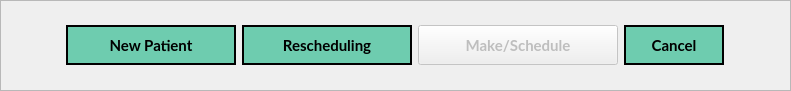
      <widget class="QFrame" name="ViewBtns_Frame_4">
       <property name="geometry">
        <rect>
         <x>290</x>
         <y>110</y>
         <width>791</width>
         <height>91</height>
        </rect>
       </property>
       <property name="styleSheet">
        <string notr="true">QFrame {
	border-image: none;
	background-color: none;
}</string>
       </property>
       <property name="frameShape">
        <enum>QFrame::StyledPanel</enum>
       </property>
       <property name="frameShadow">
        <enum>QFrame::Raised</enum>
       </property>
       <layout class="QHBoxLayout" name="horizontalLayout_14">
        <item>
         <layout class="QHBoxLayout" name="horizontalLayout_15">
          <item>
           <widget class="QPushButton" name="NewPatient_Btn_4">
            <property name="enabled">
             <bool>true</bool>
            </property>
            <property name="minimumSize">
             <size>
              <width>170</width>
              <height>40</height>
             </size>
            </property>
            <property name="maximumSize">
             <size>
              <width>120</width>
              <height>16777215</height>
             </size>
            </property>
            <property name="font">
             <font>
              <family>Lato</family>
              <pointsize>11</pointsize>
              <weight>75</weight>
              <bold>true</bold>
             </font>
            </property>
            <property name="cursor">
             <cursorShape>PointingHandCursor</cursorShape>
            </property>
            <property name="styleSheet">
             <string notr="true">QPushButton {
	border-image: none;
	background-color: #6ECCAF;
	color: black;
	border: 2px solid black;
}

QPushButton::hover {
	background-color: rgb(139, 231, 100);
	color: white;
}

</string>
            </property>
            <property name="text">
             <string>New Patient</string>
            </property>
           </widget>
          </item>
          <item>
           <widget class="QPushButton" name="DisplayReschedule_Btn_4">
            <property name="enabled">
             <bool>true</bool>
            </property>
            <property name="minimumSize">
             <size>
              <width>170</width>
              <height>40</height>
             </size>
            </property>
            <property name="maximumSize">
             <size>
              <width>120</width>
              <height>16777215</height>
             </size>
            </property>
            <property name="font">
             <font>
              <family>Lato</family>
              <pointsize>11</pointsize>
              <weight>75</weight>
              <bold>true</bold>
             </font>
            </property>
            <property name="cursor">
             <cursorShape>PointingHandCursor</cursorShape>
            </property>
            <property name="styleSheet">
             <string notr="true">QPushButton {
	border-image: none;
	background-color: #6ECCAF;
	color: black;
	border: 2px solid black;
}

QPushButton::hover {
	background-color: rgb(139, 231, 100);
	color: white;
}

</string>
            </property>
            <property name="text">
             <string>Rescheduling</string>
            </property>
           </widget>
          </item>
          <item>
           <widget class="QPushButton" name="DisplaySchedule_Btn_4">
            <property name="enabled">
             <bool>false</bool>
            </property>
            <property name="minimumSize">
             <size>
              <width>200</width>
              <height>40</height>
             </size>
            </property>
            <property name="maximumSize">
             <size>
              <width>200</width>
              <height>16777215</height>
             </size>
            </property>
            <property name="font">
             <font>
              <family>Lato</family>
              <pointsize>11</pointsize>
              <weight>75</weight>
              <bold>true</bold>
             </font>
            </property>
            <property name="cursor">
             <cursorShape>PointingHandCursor</cursorShape>
            </property>
            <property name="styleSheet">
             <string notr="true">QPushButton {
	border-image: none;
	background-color: rgba(110, 204, 175, .2);
	color: rgba(0, 0, 0, .2);
	border: 2px solid rgba(0, 0, 0, .2);
}

QPushButton::hover {
	background-color: rgb(139, 231, 100);
	color: white;
}</string>
            </property>
            <property name="text">
             <string>Make/Schedule</string>
            </property>
           </widget>
          </item>
          <item>
           <widget class="QPushButton" name="DisplayCancel_Btn_4">
            <property name="enabled">
             <bool>true</bool>
            </property>
            <property name="minimumSize">
             <size>
              <width>100</width>
              <height>40</height>
             </size>
            </property>
            <property name="maximumSize">
             <size>
              <width>100</width>
              <height>16777215</height>
             </size>
            </property>
            <property name="font">
             <font>
              <family>Lato</family>
              <pointsize>11</pointsize>
              <weight>75</weight>
              <bold>true</bold>
             </font>
            </property>
            <property name="cursor">
             <cursorShape>PointingHandCursor</cursorShape>
            </property>
            <property name="styleSheet">
             <string notr="true">QPushButton {
	border-image: none;
	background-color: #6ECCAF;
	color: black;
	border: 2px solid black;
}

QPushButton::hover {
	background-color: rgb(139, 231, 100);
	color: white;
}

</string>
            </property>
            <property name="text">
             <string>Cancel</string>
            </property>
           </widget>
          </item>
         </layout>
        </item>
       </layout>
      </widget>
